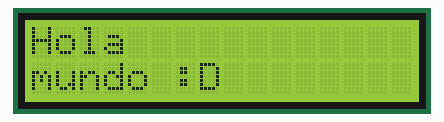
This sketch was run on a simulated Arduino Uno, built with avr-gcc and run on an emulated ATmega328P. On the bench: 16×2 character LCD.

Above: at 0.1 s.
At 2.1 s:
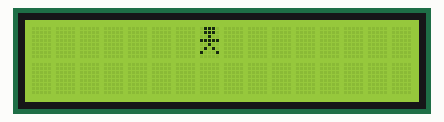

Measured:
- by itself, everything shown: repeats every 4.0 s, in 3 steps
- what the display in image 1 shows lasts 2.0 s, from 2.1 s to 4.1 s

The sketch:

Como_Mostrar_Texto_En_Pantalla.ino
```cpp
//@LaElectronicaGT
#include <Wire.h>
#include <LiquidCrystal_I2C.h>

//Dirección del LCD 0x3F y 16 columnas x 2 filas
//La dirección por defecto del módulo suele ser 0x27
//también puede ser 0x3F
LiquidCrystal_I2C lcd(0x3F, 16, 2);

byte cuerpo[8] = {
  B01110,
  B01110,
  B00100,
  B11111,
  B00100,
  B01010,
  B10001,
  B00000,
};

void setup() {
  // Inicializar el LCD
  lcd.init();
  lcd.backlight();
}

void loop() {

  // Ubicamos el cursor en la primera
  // posición (columna:0) de la primera línea (fila:0)
  lcd.setCursor(0, 0);

  // Escribimos el mensaje en el LCD
  lcd.print("Hola");

  // Ubicamos el cursor en la primera
  // posición (columna:0) de la segunda línea (fila:1)
  lcd.setCursor(0, 1);

  // Escribimos el mensaje
  lcd.print("mundo :D");

  delay(2000);
  lcd.clear();

  // Creamos el nuevo carácter
  lcd.createChar(1, cuerpo);

  // Escribimos el carácter en el LCD
  lcd.setCursor(7, 0);
  lcd.write(byte(1));

  delay(2000);
  lcd.clear();
}
```
